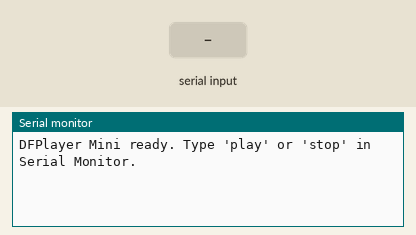
The sketch below on a simulated Arduino Uno, built with avr-gcc and run on an emulated ATmega328P. Shown: the last lines printed to the serial monitor. The inputs (shaded band) are chosen by the test bench. The audio player accepts every command and is not drawn.

Above: at 1.7 s.
1.8 s: "play\n" received over Serial
At 2.3 s:
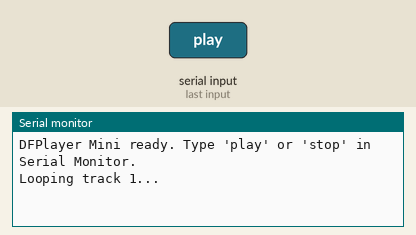
3.3 s: "stop\n" received over Serial
At 4.7 s:
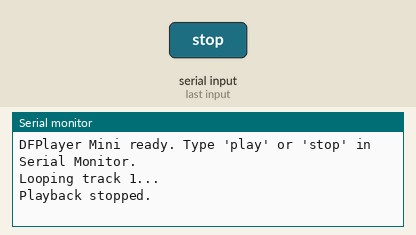

Measured:
- after the input at 1.8 s, the serial monitor: prints a new line at once (image 1)
- after the input at 3.3 s, the serial monitor: prints a new line at once (image 2)

The sketch:

dfplayer_playTrack.ino
```cpp
#include <SoftwareSerial.h>
#include <DFRobotDFPlayerMini.h>

SoftwareSerial mySoftwareSerial(6, 7); // RX, TX
DFRobotDFPlayerMini myDFPlayer;
bool isPlaying = false;

void setup() {
  mySoftwareSerial.begin(9600);
  Serial.begin(9600);

  if (!myDFPlayer.begin(mySoftwareSerial)) {
    Serial.println("Unable to begin DFPlayer Mini.");
    while (true);
  }

  Serial.println("DFPlayer Mini ready. Type 'play' or 'stop' in Serial Monitor.");
  myDFPlayer.volume(10); // Set volume (0–30)
}

void loop() {
  if (Serial.available()) {
    String command = Serial.readStringUntil('\n');
    command.trim();

    if (command == "play" && !isPlaying) {
      myDFPlayer.loop(1);  // Loop track 0001.mp3
      isPlaying = true;
      Serial.println("Looping track 1...");
    }
    else if (command == "stop" && isPlaying) {
      myDFPlayer.stop();
      isPlaying = false;
      Serial.println("Playback stopped.");
    }
  }
}
```
